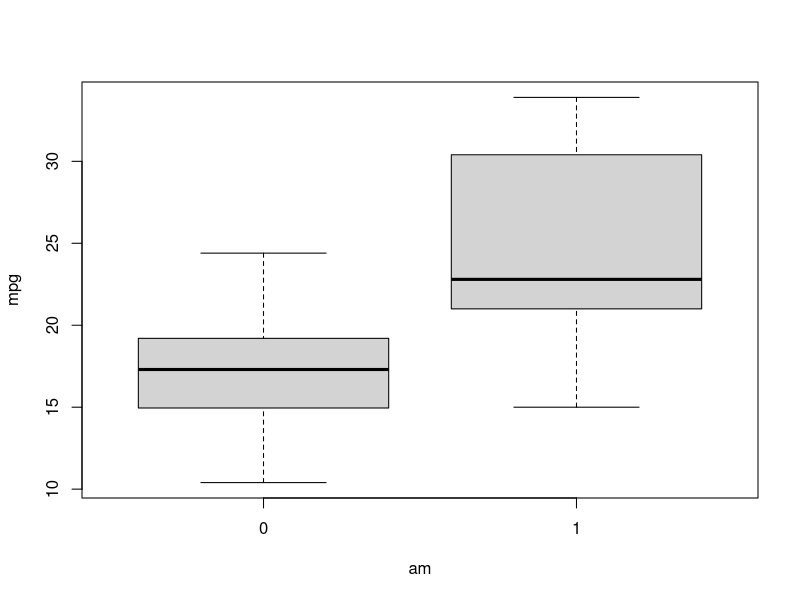
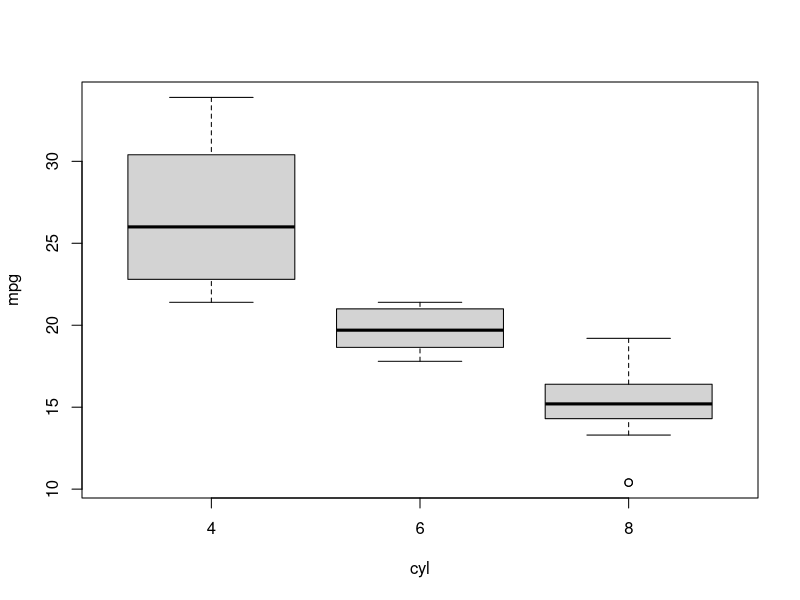
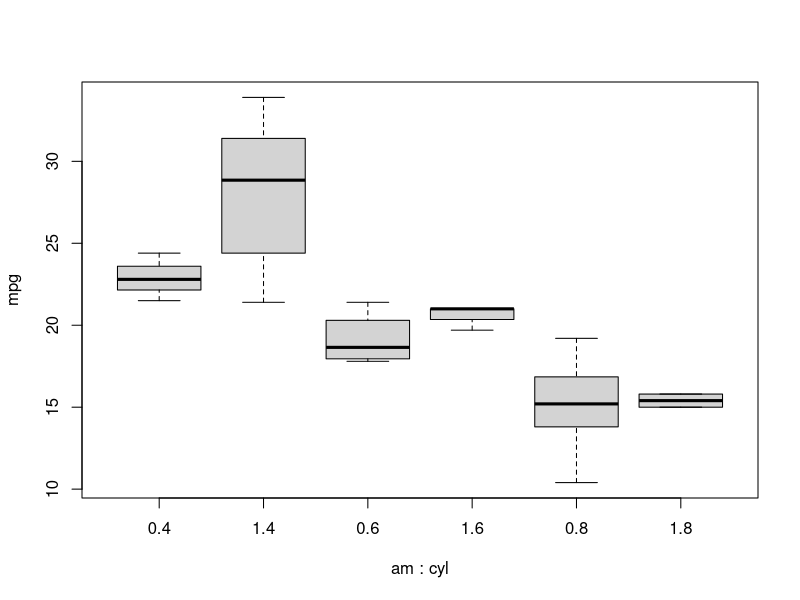

Reproduce these figures in R, in order.
twa.df<-mtcars; str(twa.df)
library(dplyr)
twa.df <- twa.df%>%select(mpg,am,cyl); str(twa.df)
twa.df$am <- factor(twa.df$am)
twa.df$cyl <- factor(twa.df$cyl)
str(twa.df)
library(psych) 
describeBy(twa.df$mpg, twa.df$am:twa.df$cyl, mat=T)
plot(mpg ~ am + cyl, data=twa.df) 
boxplot(mpg ~ am*cyl, data=twa.df)
